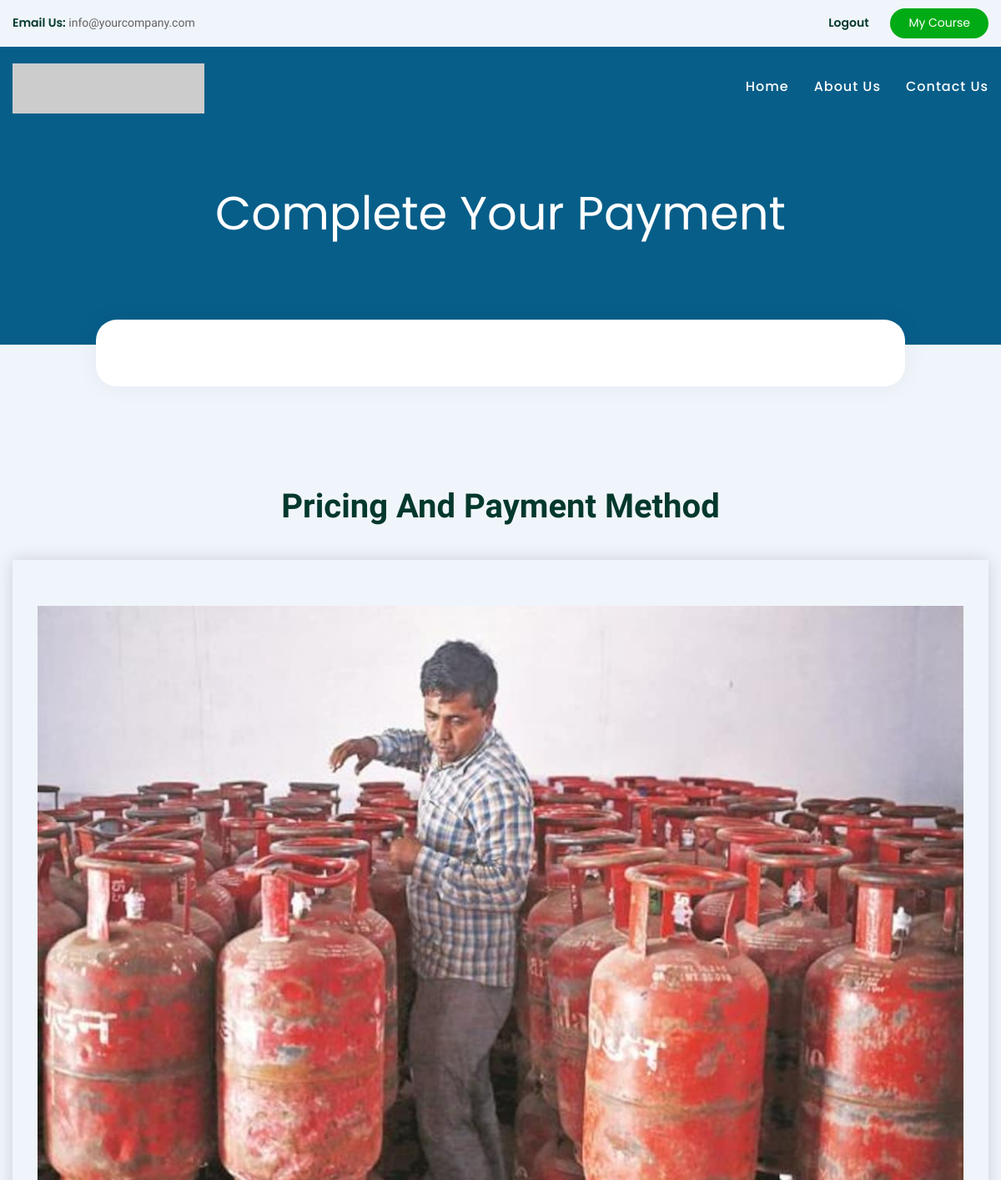
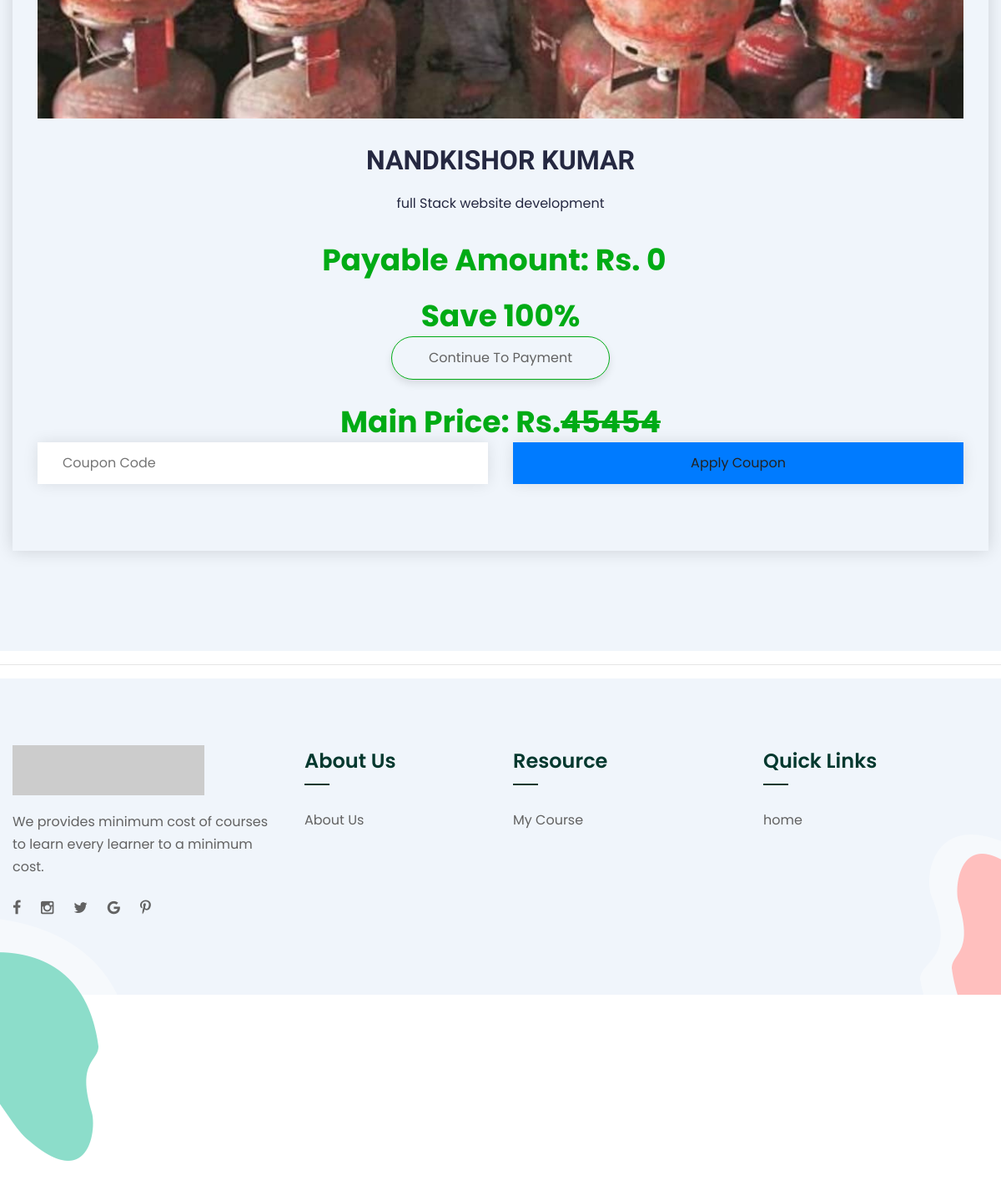
The page /check-out/website (signed in) on the database its author committed (2 pictures, top to bottom).
### main/models.py (models this page shows, shortened)
class Course(models.Model):
    name = models.CharField(max_length=50, null=False)
    slug = models.SlugField(max_length=50, null=False, unique=True, blank=True)
    description = models.CharField(max_length=200, null=True)
    price = models.IntegerField(null=False)
    discount = models.IntegerField(null=False, default=0)
    active = models.BooleanField(default=False)
    thumbnail = models.ImageField(upload_to="files/thumbnail")
    date = models.DateTimeField(auto_now_add=True)
    resource = models.FileField(upload_to="files/resource")
    length = models.IntegerField(null=False)

### main/views.py (the view, shortened to what this page needs)
# urls.py: path('check-out/<str:slug>', checkout, name='check-out'),
@login_required(login_url='/login')
def checkout(request, slug):
    course = Course.objects.get(slug=slug)
    user = request.user
    action = request.GET.get('action')
    couponcode = request.GET.get('couponcode')
    coupon_code_message = None
    coupon = None
    order = None
    payment = None
    error = None
    try:
        user_course = UserCourse.objects.get(user=user, course=course)
        error = "You are Already Enrolled in this Course"
    except:
        pass
    amount = None
    if error is None:
        amount = int(
            (course.price - (course.price * course.discount * 0.01)) * 100)
    if amount == 0:
        userCourse = UserCourse(user=user, course=course)
        userCourse.save()
        return redirect('my-courses')
    context = {
        "course": course,
        "order": order,
        "payment": payment,
        "user": user,
        "error": error,
        "coupon": coupon,
        "coupon_code_message": coupon_code_message,
    }
    return render(request, template_name="check_out.html", context=context)

### main/templatetags/course_custom_tags.py (called while the page is built)
@register.simple_tag
def cal_sellprice(price, discount):
    if discount is None or discount is 0:
        return price
    sellprice = price
    sellprice = price - (price * discount * 0.01)
    return math.floor(sellprice)

### main/templates/check_out.html (shortened to what this page needs)
{% extends 'base.html' %}
{% load static %}
{% load course_custom_tags %}
{% block body %}
    <section class="page-title">
        <div class="auto-container">
			<h1>Complete Your Payment</h1>
			<div class="search-boxed">
			</div>
        </div>
    </section>
    <section class="pricing-section price-page-section">
		<div class="auto-container">
			<div class="sec-title style-two centered">
				<h2>Pricing And Payment Method</h2>
			</div>
			<div class="pricing-tabs tabs-box">
				<div class="tabs-content">
					<div class="tab active-tab" id="prod-monthly">
						<div class="content">
							<div class="row clearfix">
								<div class="price-block style-two  col-sm-12">
									<div class="inner-box">
										<div class="icon-box">
											<span class="icon"><img src="{{course.thumbnail.url}}" alt="" /></span>
										</div>
										<h3>{{course.name}}</h3>
										<div class="text">{{ course.description }}</div>
										{% if coupon %}
										<div class="price">Payable Amount: {% cal_sellprice course.price coupon.discount as value %} Rs. {{value}} &nbsp;</div>
											<p class="alert alert-light border price">
											Coupon Code Applied
											You Have Got {{ coupon.discount }}%  Discount
										</p>
										<a href="?action=create_payment&couponcode={{ coupon.code }}" class="theme-btn btn-style-eight"><span class="txt">Continue to Payment</span></a>
										{% else %}
                                        <div class="price">Payable Amount: {% cal_sellprice course.price course.discount as value %} Rs. {{value}} &nbsp;</div>
										<div class="price">Save {{course.discount}}%</div>
										<a href="?action=create_payment" class="theme-btn btn-style-eight"><span class="txt">Continue to Payment</span></a>
										{% endif %}
										<div class="price">Main Price: Rs.<del>{{course.price}}</del></div>
				<div class="styled-form">
					<form method="get" action="">
						<div class="row clearfix">
							<div class="form-group col-lg-6 col-md-12 col-sm-12">
								<input type="text" name="couponcode" value="" placeholder="Coupon Code" required>
							</div>
							<div class="form-group col-lg-6 col-md-12 col-sm-12">
								<input type="submit" class="btn btn-primary" value="Apply Coupon">
							</div>
						</div>
					</form>
				</div>
									</div>
								</div>
							</div>
						</div>
					</div>
				</div>
			</div>
		</div>
	</section>
{% endblock %}

### rows shown on the page
Course: thumbnail (picture), name "NANDKISHOR KUMAR", description "full Stack website development", discount "100", price "45454"

### other values the page prints
{{ value }} "0"
